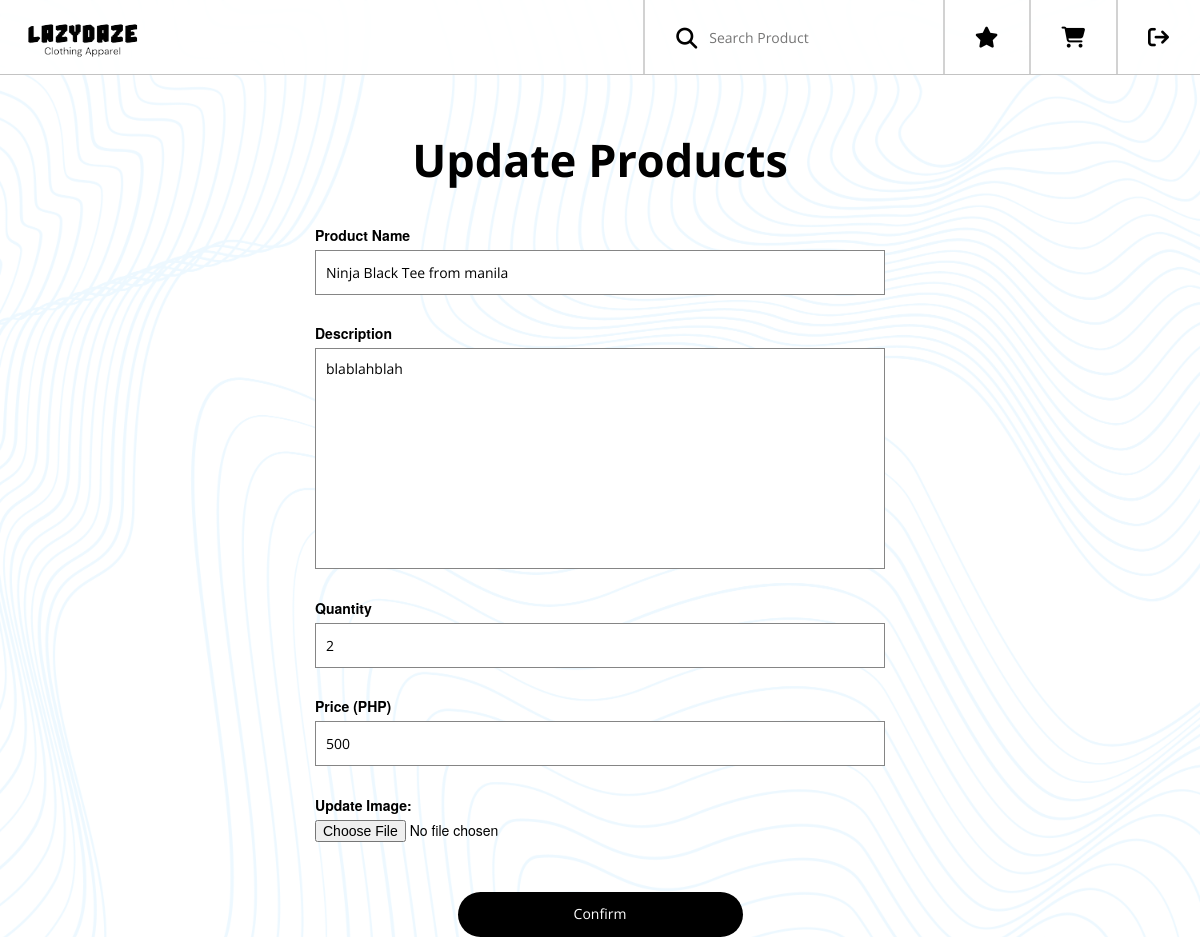
Screenshot of /editprod.php?product_id=48 with the database file from the repository.
### tables this page shows
CREATE TABLE `manageprod` (
  `ProductID` int(200) NOT NULL,
  `Product_Name` varchar(255) NOT NULL,
  `Description` varchar(100) NOT NULL,
  `Quantity` int(30) NOT NULL,
  `Price` int(200) NOT NULL,
  `img` varchar(200) NOT NULL
);

### editprod.php (the view, shortened to what this page needs)
<?php
include('connect.php');
if(isset($_GET['product_id'])) {
    $product_id = $_GET['product_id'];
    $sql = "SELECT * FROM manageprod WHERE ProductID = '$product_id'";
    $result = mysqli_query($conn, $sql);
    if(mysqli_num_rows($result) > 0) {
        $row = mysqli_fetch_assoc($result);
        $Product_Name = $row['Product_Name'];
        $Description = $row['Description'];
        $Quantity = $row['Quantity'];
        $Price = $row['Price'];
    } else {
        echo "Product not found.";
        exit();
    }
} else {
    echo "Product ID is missing.";
    exit();
}
?>
<!DOCTYPE html>
<html lang="en">
<head>
    <link rel="stylesheet" href="https://maxcdn.bootstrapcdn.com/bootstrap/3.4.1/css/bootstrap.min.css">
    <link href="./editprod.css" rel="stylesheet" type="text/css"/>
    <link rel="stylesheet" href="https://cdnjs.cloudflare.com/ajax/libs/font-awesome/6.5.1/css/all.min.css" />
</head>
<body>
<div class="bg">
  <header class="topnav">
        <a href="homepage.php">
          <img align="left" class="ld-icon" src="LDAssets/lz logo.png" alt="LazyDaze">
        </a>
        <div class="topnav-right">
            <div class="nav-icon">
                <a href="./homepage.php">
                </a>
            </div>
            <div class="nav-line"></div>
            <div class="nav-icon">
                <a href="">
                </a>
            </div>
            <div class="nav-line"></div>
            <div class="nav-icon">
                <a href="reviews.php">
                </a>
            </div>
            <div class="nav-line"></div>
            <div class="nav-search">
            <form class="search-form" method="get">
                <button class="search-btn" type="submit"><i class="fa-solid fa-magnifying-glass fa-xl"></i></button>
                <input type="text" class="search-input" name="search" value="" placeholder="Search Product">
            </form>
            </div>
            <div class="nav-line"></div>
        </div>
  </header>
  <h1>Update Products</h1>
  <div class="container">
    <form class="prod-form" id="prod" method="post" action="" enctype="multipart/form-data">
        <label>Product Name</label>
        <input type="text" class="name-input" name="Prod-name" value="<?php echo htmlspecialchars($Product_Name); ?>" required>
        <label>Description</label>
        <textarea class="Description-input" name="Description" required><?php echo htmlspecialchars($Description); ?></textarea>
        <label>Quantity</label>
        <input type="number" class="Quantity" name="Quantity" value="<?php echo htmlspecialchars($Quantity); ?>" required>
        <label>Price (PHP)</label>
        <input type="number" class="Price" name="Price" value="<?php echo htmlspecialchars($Price); ?>" required>
        <label for="update_image">Update Image:</label>
        <input type="file" id="update_image" name="img">
        <button type="submit" class="submit-btn" name="submit" value="submit">Confirm</button>
    </form>
  </div>
</div>
</body>
</html>

### editprod.css (style rules this page uses)
body, html { animation: appear 0.5s; background-color: white; color: black; overflow-x: hidden; height: 100%; }
a { text-decoration: none; color: white; }
.bg { background-image: linear-gradient(rgba(255, 255, 255, 0.910), rgba(255, 255, 255, 0.910)), url("./LDAssets/typo\ bg.png"); background-color: white; height: 100%; background-size: 100%; position: relative; z-index: 1; overflow-x: hidden; }
.topnav { overflow: hidden; background-color: rgba(255, 255, 255, 0.829); backdrop-filter: blur(3px); position: sticky; top: 0px; z-index: 10; border-bottom: 1px solid rgba(136, 136, 136, 0.5); }
.topnav a { float: left; margin-left: 5px; color: black; text-align: center; padding: 14px 16px; text-decoration: none; transition-duration: 0.3s; }
.ld-icon { width: 70%; margin: 0px; }
.nav-icon { float: right; margin-top: 12px; margin-right: 15px; padding-left: 9px; text-decoration: none; height: 50px; }
.nav-search { float: right; margin-top: 23px; margin-right: 35.5px; padding-left: 25px; text-decoration: none; height: 50px; }
.nav-line { float: right; margin-top: -2px; height: 76px; border-left: 2.5px solid rgba(166, 166, 166, 0.5); }
.search-btn { background-color: rgba(255, 255, 255, 0); border: none; cursor: pointer; }
.search-input { font-family: 'Open Sans', sans-serif; border-top: 0; border-right: 0; border-left: 0; border-bottom: 1px solid rgba(255, 255, 255, 0); background-color: transparent; outline: none; margin-top: 4px; width: 200px; }
h1 { margin-top: 60px; margin-bottom: 10px; font-family: 'Open Sans', sans-serif; text-align: center; color: black; font-size: 45px; font-weight: 700; }
.container { display: flex; justify-content: center; }
.name-input { display: block; width: 100%; height: 45px; padding: 10px 10px; border-left: 1px solid #858585; border-top: 1px solid #858585; border-right: 1px solid #858585; border-bottom: 1px solid #858585; margin-bottom: 5%; outline: none; transition-duration: 0.6s; color: black; font-family: 'Open Sans', sans-serif; }
.Quantity { display: block; width: 100%; height: 45px; padding: 10px 10px; border-left: 1px solid #858585; border-top: 1px solid #858585; border-right: 1px solid #858585; border-bottom: 1px solid #858585; margin-bottom: 5%; outline: none; transition-duration: 0.6s; color: black; font-family: 'Open Sans', sans-serif; }
.Price { display: block; width: 100%; height: 45px; padding: 10px 10px; border-left: 1px solid #858585; border-top: 1px solid #858585; border-right: 1px solid #858585; border-bottom: 1px solid #858585; margin-bottom: 5%; outline: none; transition-duration: 0.6s; color: black; font-family: 'Open Sans', sans-serif; }
.Description-input { display: block; width: 100%; height: 40%; padding: 10px 10px; border-left: 1px solid #858585; border-top: 1px solid #858585; border-right: 1px solid #858585; border-bottom: 1px solid #858585; margin-bottom: 5%; outline: none; transition-duration: 0.6s; color: black; font-family: 'Open Sans', sans-serif; }
textarea { resize: none; }
.submit-btn { width: 50%; height: 45px; cursor: pointer; background: black; border: 0; color: white; outline: none; border-radius: 30px; display: block; margin: auto; margin-top: 50px; transition-duration: .4s; font-family: 'Open Sans', sans-serif; }
.prod-form { margin-top: 30px; width: 50%; }

### rows the page displays
manageprod: Prod-name "Ninja Black Tee from manila", Description "blablahblah", Quantity "2", Price "500"
